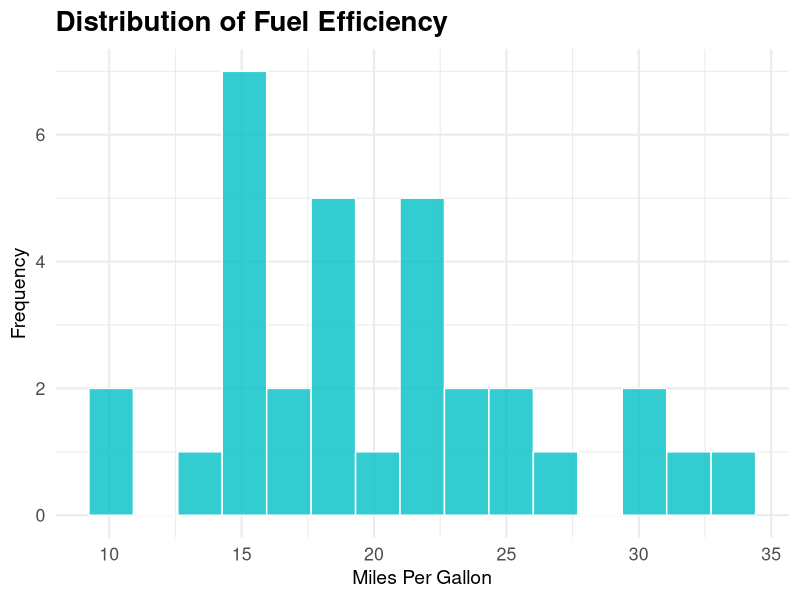
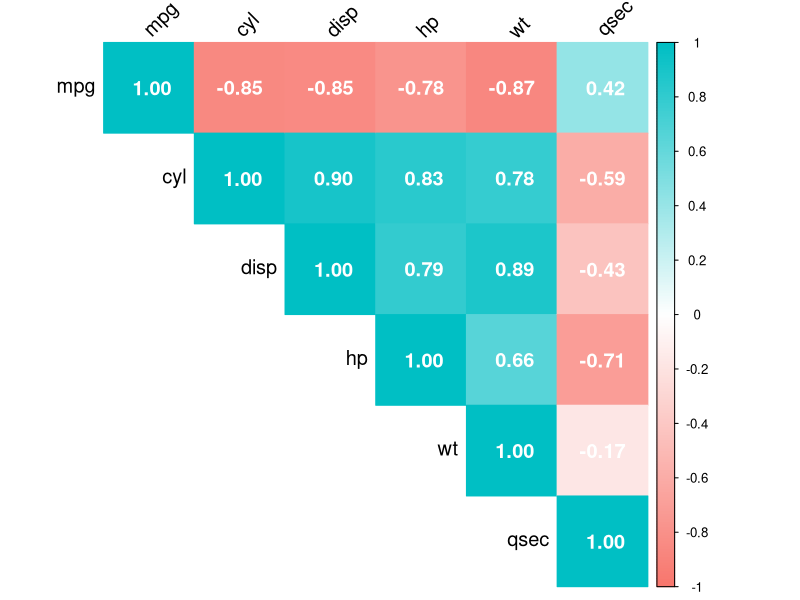
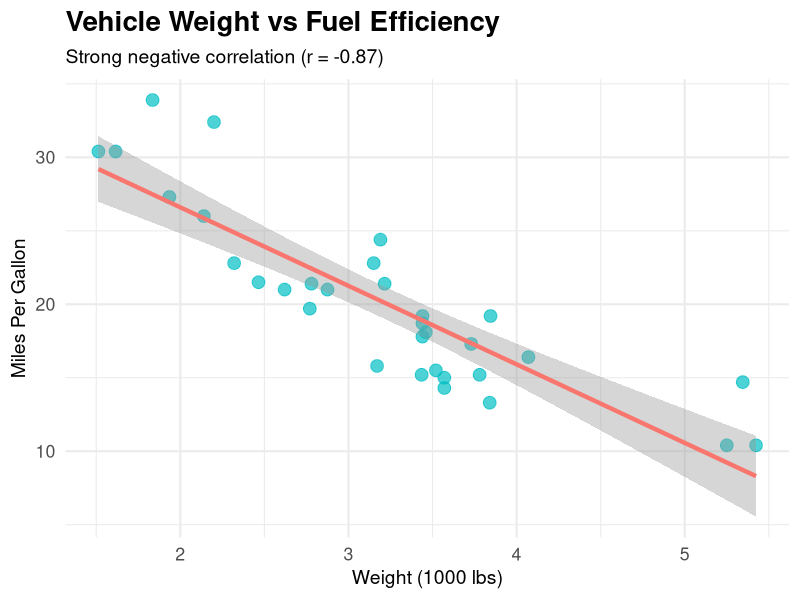
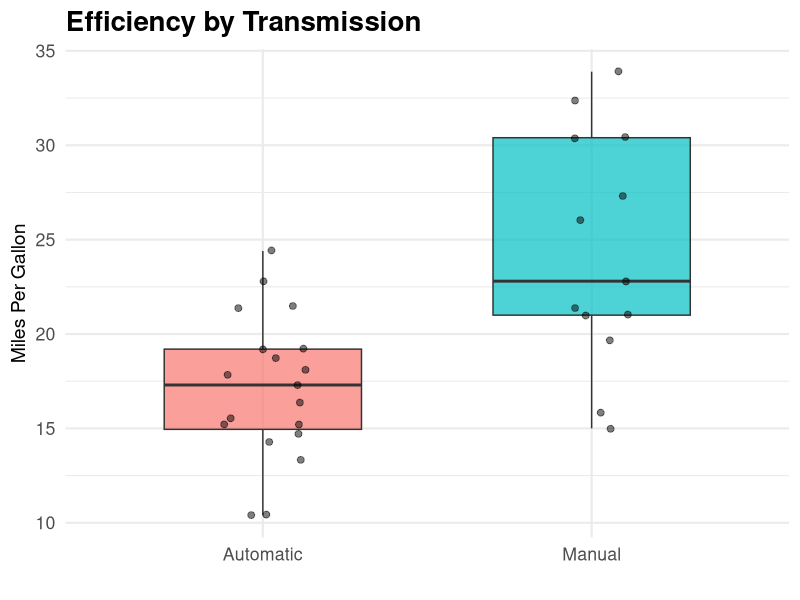

Reproduce these figures in R, in order.
## ---- chunk 1
knitr::opts_chunk$set(
  echo = FALSE,
  warning = FALSE,
  message = FALSE,
  fig.width = 10,
  fig.height = 6,
  fig.retina = 3
)

library(tidyverse)
library(knitr)
library(scales)

# Custom theme for plots
theme_presentation <- function() {
  theme_minimal(base_size = 16) +
    theme(
      plot.title = element_text(size = 20, face = "bold"),
      plot.subtitle = element_text(size = 14),
      axis.title = element_text(size = 14),
      legend.position = "bottom"
    )
}

# Load data
data <- mtcars
## ---- chunk 2
summary_table <- data %>%
  summarise(
    Observations = n(),
    Variables = ncol(data),
    Avg_MPG = round(mean(mpg), 2),
    Avg_HP = round(mean(hp), 2),
    Avg_Weight = round(mean(wt), 2)
  ) %>%
  pivot_longer(everything(), names_to = "Metric", values_to = "Value")

kable(summary_table, format = "html", col.names = c("Metric", "Value"))
## ---- chunk 3
ggplot(data, aes(x = mpg)) +
  geom_histogram(bins = 15, fill = "#00BFC4", color = "white", alpha = 0.8) +
  labs(title = "Distribution of Fuel Efficiency",
       x = "Miles Per Gallon",
       y = "Frequency") +
  theme_presentation()
## ---- chunk 4
cor_data <- data %>%
  select(mpg, cyl, disp, hp, wt, qsec) %>%
  cor()

corrplot::corrplot(cor_data, method = "color", type = "upper",
                   addCoef.col = "white", number.cex = 1.2,
                   tl.col = "black", tl.srt = 45, tl.cex = 1.2,
                   col = colorRampPalette(c("#F8766D", "white", "#00BFC4"))(200))
## ---- chunk 5
ggplot(data, aes(x = wt, y = mpg)) +
  geom_point(size = 4, alpha = 0.7, color = "#00BFC4") +
  geom_smooth(method = "lm", se = TRUE, color = "#F8766D", size = 1.5) +
  labs(title = "Vehicle Weight vs Fuel Efficiency",
       subtitle = "Strong negative correlation (r = -0.87)",
       x = "Weight (1000 lbs)",
       y = "Miles Per Gallon") +
  theme_presentation()
## ---- chunk 6
data %>%
  mutate(Transmission = factor(am, labels = c("Automatic", "Manual"))) %>%
  ggplot(aes(x = Transmission, y = mpg, fill = Transmission)) +
  geom_boxplot(alpha = 0.7, width = 0.6) +
  geom_jitter(width = 0.15, alpha = 0.5, size = 2) +
  scale_fill_manual(values = c("#F8766D", "#00BFC4")) +
  labs(title = "Efficiency by Transmission",
       y = "Miles Per Gallon",
       x = "") +
  theme_presentation() +
  theme(legend.position = "none")
## ---- chunk 7
model <- lm(mpg ~ wt + hp + am, data = data)
model_summary <- broom::tidy(model)

kable(model_summary,
      digits = 3,
      col.names = c("Variable", "Coefficient", "Std. Error", "t-value", "p-value"),
      format = "html")
